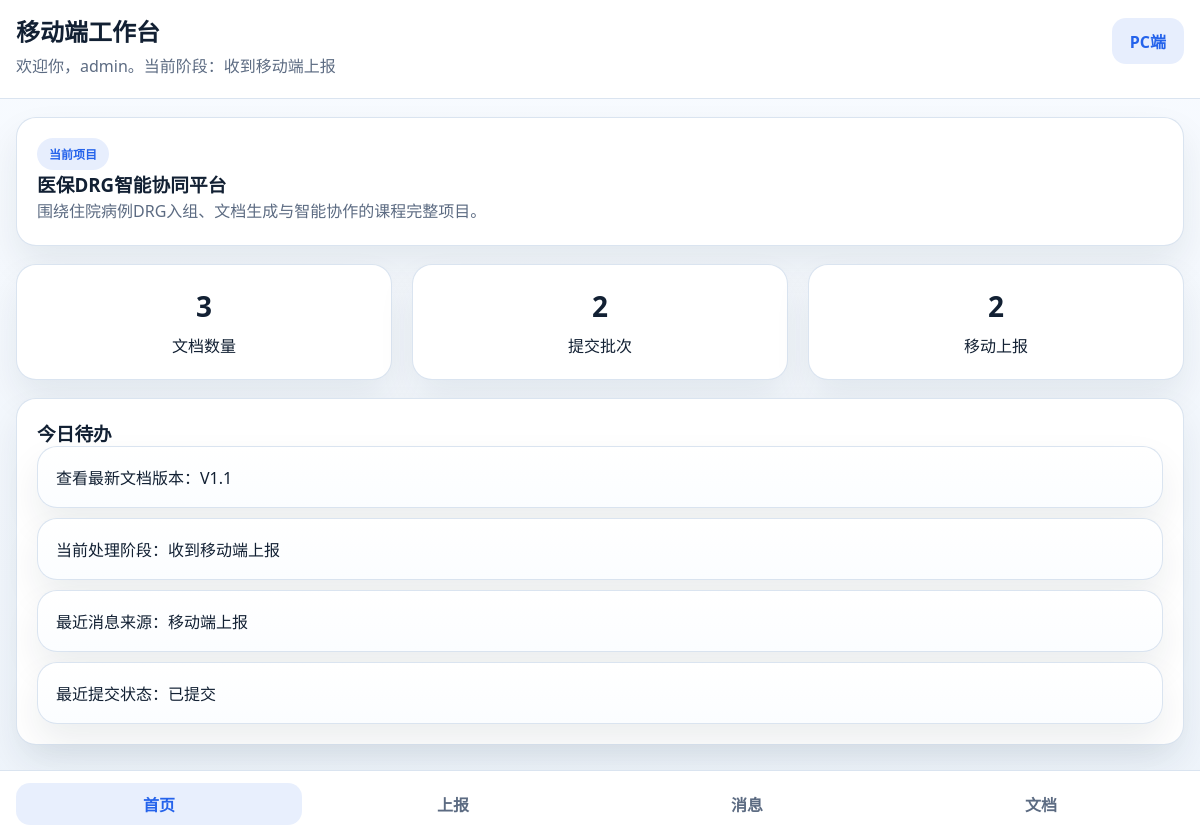
/mobile/home (signed in), run on the app's committed database.
### tables this page shows
CREATE TABLE users (
            id INTEGER PRIMARY KEY AUTOINCREMENT,
            username TEXT NOT NULL UNIQUE,
            password_hash TEXT NOT NULL,
            role TEXT NOT NULL,
            created_at TEXT NOT NULL
        );

CREATE TABLE projects (
            id INTEGER PRIMARY KEY AUTOINCREMENT,
            name TEXT NOT NULL,
            owner_name TEXT NOT NULL,
            priority TEXT NOT NULL,
            phase TEXT NOT NULL,
            target TEXT NOT NULL,
            description TEXT NOT NULL,
            created_at TEXT NOT NULL,
            updated_at TEXT NOT NULL
        );

### app.py (the view)
@app.route("/mobile/home")
@login_required
def mobile_home():
    project = get_project()
    stats = get_stats(project["id"])
    documents = get_documents(project["id"])
    submissions = get_submissions(project["id"])
    messages = get_messages(project["id"])
    tasks = [
        f"查看最新文档版本：{documents[0]['version']}" if documents else "暂无文档",
        f"当前处理阶段：{project['phase']}",
        f"最近消息来源：{messages[0]['sender']}" if messages else "暂无消息",
        f"最近提交状态：{submissions[0]['status']}" if submissions else "暂无提交",
    ]
    return render_template(
        "mobile_home.html",
        page_key="mobile_home",
        project=project,
        stats=stats,
        tasks=tasks,
    )

### app.py (called while the page is built)
def get_db() -> sqlite3.Connection:
    if "db" not in g:
        connection = sqlite3.connect(app.config["DATABASE"])
        connection.row_factory = sqlite3.Row
        g.db = connection
    return g.db

def fetch_one(query: str, params: tuple[Any, ...] = ()) -> sqlite3.Row | None:
    return get_db().execute(query, params).fetchone()

def fetch_all(query: str, params: tuple[Any, ...] = ()) -> list[sqlite3.Row]:
    return get_db().execute(query, params).fetchall()

def get_project() -> sqlite3.Row:
    project = fetch_one("SELECT * FROM projects ORDER BY id LIMIT 1")
    if project is None:
        raise RuntimeError("Project seed data not found.")
    return project

def get_documents(project_id: int) -> list[dict[str, Any]]:
    rows = fetch_all("SELECT * FROM documents WHERE project_id = ? ORDER BY id", (project_id,))
    return [
        {
            "id": row["id"],
            "title": row["title"],
            "status": row["status"],
            "version": row["version"],
            "content_lines": row["content"].split("\n"),
            "updated_at": row["updated_at"],
        }
        for row in rows
    ]

def get_messages(project_id: int) -> list[sqlite3.Row]:
    return fetch_all("SELECT * FROM messages WHERE project_id = ? ORDER BY id DESC", (project_id,))

def get_submissions(project_id: int) -> list[sqlite3.Row]:
    return fetch_all("SELECT * FROM submissions WHERE project_id = ? ORDER BY id DESC", (project_id,))

def get_stats(project_id: int) -> dict[str, int]:
    pending_agents = fetch_one(
        "SELECT COUNT(*) AS count FROM agents WHERE project_id = ? AND status != ?",
        (project_id, "已完成"),
    )["count"]
    document_count = fetch_one("SELECT COUNT(*) AS count FROM documents WHERE project_id = ?", (project_id,))["count"]
    submission_count = fetch_one("SELECT COUNT(*) AS count FROM submissions WHERE project_id = ?", (project_id,))["count"]
    report_count = fetch_one("SELECT COUNT(*) AS count FROM mobile_reports WHERE project_id = ?", (project_id,))["count"]
    return {
        "pending_agents": pending_agents,
        "documents": document_count,
        "submissions": submission_count,
        "mobile_reports": report_count,
    }

def login_required(view):
    @wraps(view)
    def wrapped_view(**kwargs):
        if g.user is None:
            return redirect(url_for("login"))
        return view(**kwargs)
    return wrapped_view

### templates/mobile_home.html (shortened to what this page needs)
{% extends 'mobile_base.html' %}
{% block mobile_title %}移动端工作台{% endblock %}
{% block mobile_subtitle %}欢迎你，{{ current_user['username'] }}。当前阶段：{{ project['phase'] }}{% endblock %}
{% block mobile_content %}
<section class="mobile-card-grid">
    <article class="mobile-surface-card">
        <span class="badge">当前项目</span>
        <h3>{{ project['name'] }}</h3>
        <p>{{ project['description'] }}</p>
    </article>
    <article class="mobile-stat-row">
        <div class="mobile-stat-card"><strong>{{ stats['documents'] }}</strong><span>文档数量</span></div>
        <div class="mobile-stat-card"><strong>{{ stats['submissions'] }}</strong><span>提交批次</span></div>
        <div class="mobile-stat-card"><strong>{{ stats['mobile_reports'] }}</strong><span>移动上报</span></div>
    </article>
    <article class="mobile-surface-card">
        <h3>今日待办</h3>
        <div class="list-stack compact-stack">
            {% for item in tasks %}
                <div class="item-card simple-item-card">{{ item }}</div>
            {% endfor %}
        </div>
    </article>
</section>
{% endblock %}

### static/css/style.css (style rules this page uses)
:root { --bg: #f4f7fb; --surface: #ffffff; --surface-muted: #f8fbff; --primary: #2563eb; --primary-dark: #1d4ed8; --secondary: #0f766e; --text: #122033; --text-soft: #5c6b82; --border: #d8e3f0; --success: #16a34a; --warning: #d97706; --danger: #dc2626; --shadow: 0 18px 36px rgba(18, 32, 51, 0.08); --radius: 20px; --radius-sm: 14px; --sidebar-width: 264px; font-family: "Segoe UI", "PingFang SC", "Microsoft YaHei", sans-serif; }
* { box-sizing: border-box; }
body { margin: 0; min-height: 100vh; background: linear-gradient(180deg, #f8fbff 0%, #eef4fb 100%); color: var(--text); }
.landing-hero-grid, .panel-grid.two-columns, .documents-layout, .auth-shell, .board-grid, .form-row.two-columns-row, .mobile-stat-row, .stat-grid, .feature-grid, .quick-grid, .result-grid { display: grid; gap: 20px; }
.mobile-stat-row { grid-template-columns: repeat(3, minmax(0, 1fr)); }
.hero-panel, .panel, .stat-card, .quick-card, .feature-card, .auth-panel, .mobile-surface-card, .item-card, .step-card, .mobile-stat-card { background: var(--surface); border: 1px solid rgba(216, 227, 240, 0.95); box-shadow: var(--shadow); border-radius: var(--radius); }
.hero-panel, .panel, .auth-panel, .mobile-surface-card { padding: 28px; }
.hero-panel p, .auth-panel p, .panel p, .mobile-surface-card p, .topbar p, .feature-card p, .quick-card p, .item-card p { margin: 0; color: var(--text-soft); line-height: 1.75; }
.badge, .status-tag { display: inline-flex; align-items: center; justify-content: center; gap: 6px; border-radius: 999px; padding: 7px 12px; font-size: 12px; font-weight: 800; }
.badge, .status-tag { background: rgba(37, 99, 235, 0.11); color: var(--primary); }
.stat-card, .quick-card, .feature-card, .step-card, .mobile-stat-card { padding: 22px; }
.panel-header h3, .quick-card h4, .feature-card h3, .item-card h4, .mobile-surface-card h3, .auth-panel h3 { margin: 0; }
.info-list, .list-stack { display: grid; gap: 14px; }
.compact-stack { gap: 10px; }
.item-card { padding: 18px; }
.simple-item-card { background: linear-gradient(180deg, #ffffff 0%, #fbfdff 100%); }
.form-grid, .feature-list, .mobile-card-grid { display: grid; gap: 18px; }
.mobile-surface-card { padding: 20px; }
.mobile-stat-card { display: grid; align-content: center; gap: 8px; text-align: center; }
.mobile-stat-card strong { font-size: 28px; }

### data on the page
users: username "admin"
projects: phase "收到移动端上报", name "医保DRG智能协同平台", description "围绕住院病例DRG入组、文档生成与智能协作的课程完整项目。"

### other printed values
{{ stats['documents'] }} "3"
{{ stats['submissions'] }} "2"
{{ stats['mobile_reports'] }} "2"
{{ item }} "查看最新文档版本：V1.1" "当前处理阶段：收到移动端上报" "最近消息来源：移动端上报" "最近提交状态：已提交"
